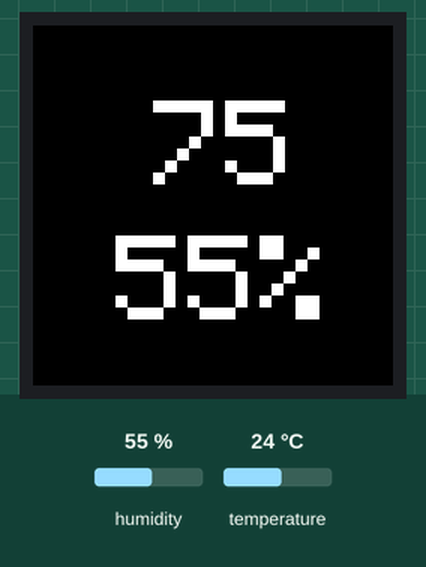
This sketch was run on a simulated Arduino Mega 2560, built with avr-gcc and run on an emulated ATmega2560. On the bench: 240×240 colour display. The test bench sets the inputs (shaded band); at power-on: humidity 55 %, temperature 24 °C. What the sketch prints to the serial monitor is not drawn.

Above: at 1.4 s.
1.5 s: humidity set to 22 %
At 3.6 s:
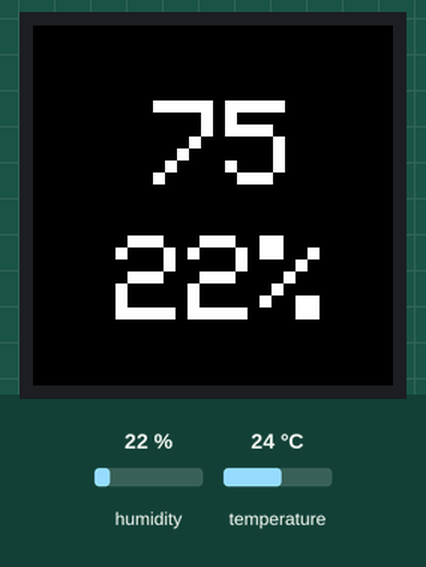
7.6 s: temperature set to 12 °C
At 9.2 s:
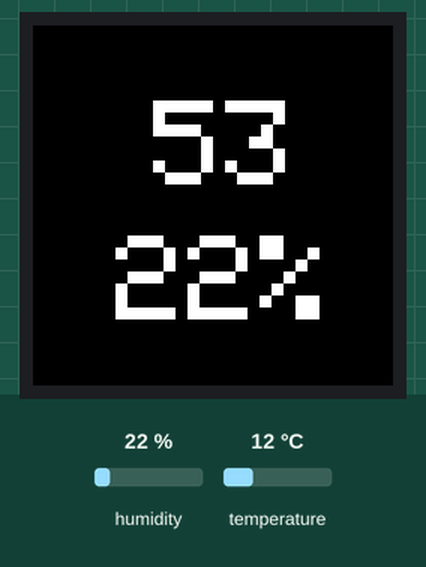
12.1 s: humidity set to 40 %
At 13.7 s:
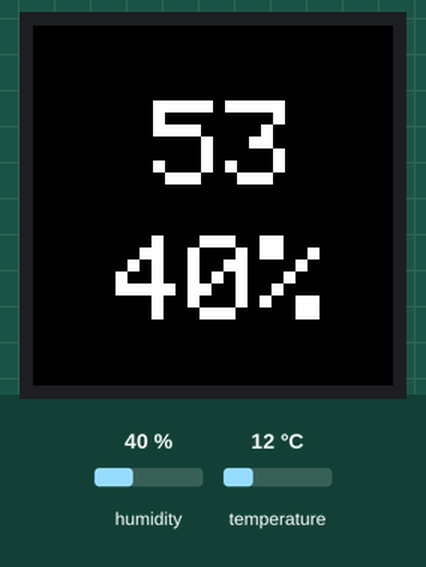
16.3 s: temperature set to 19 °C
At 18.2 s:
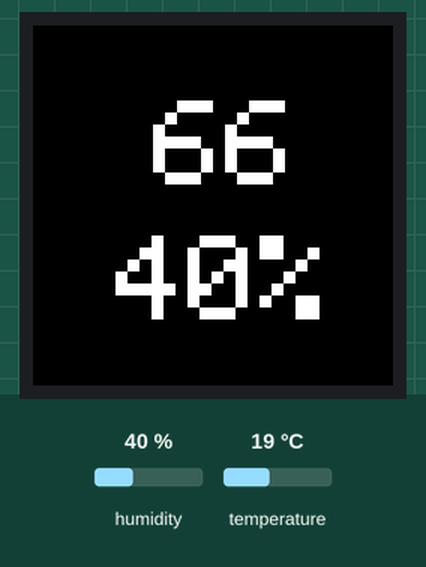
Timing chart, 0 to 19.7 s (numbered marks = the images above; inputs shaded):
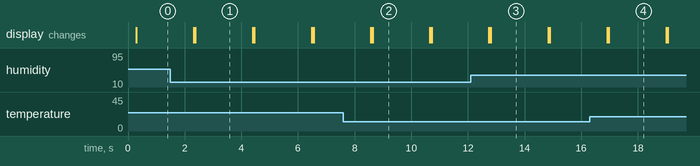

Measured:
- after the input at 1.5 s, the display: first differs from a run without the input after 0.88 s (image 1)
- after the input at 7.6 s, the display: first differs from a run without the input after 1.0 s (image 2)
- after the input at 12.1 s, the display: first differs from a run without the input after 0.71 s (image 3)
- after the input at 16.3 s, the display: first differs from a run without the input after 0.68 s (image 4)
- what the display in image 1 shows lasts 2.0 s, from 2.4 s to 4.4 s

The sketch:

Code.ino
```cpp
#include <Adafruit_GFX.h>
#include <Adafruit_GC9A01A.h>

// Define the pins used for the display
#define TFT_CS   5
#define TFT_RST  4
#define TFT_DC   21
#define TFT_MOSI 23
#define TFT_SCK  18

#include "DHT.h"

#define DHTPIN 15

#define DHTTYPE DHT11   // DHT 11

DHT dht(DHTPIN, DHTTYPE);

// Create an instance of the display
Adafruit_GC9A01A tft = Adafruit_GC9A01A(TFT_CS, TFT_DC, TFT_RST);

void setup() {
  // Initialize the display
  Serial.begin(9600);
  dht.begin();
  tft.begin();
  tft.setRotation(1); // Optional: Rotate the display
  tft.fillScreen(GC9A01A_BLACK); // Clear the screen with black color

  // Set text color and size
  tft.setTextColor(GC9A01A_WHITE);
  tft.setTextSize(8);

  Serial.print("hello");

  // Print text
}

void loop() {
  float h = dht.readHumidity();
  float f = dht.readTemperature(true);

  Serial.print("hello2");

  if (isnan(h) || isnan(f)) {
    return;
  }

  Serial.print("hello3");

  tft.fillScreen(GC9A01A_BLACK);
  tft.setCursor(80, 50);
  tft.println((int)f);
  tft.setCursor(55, 140);
  tft.print((int)h);
  tft.println("%");

  Serial.print("hello4");
  delay(2000);
}
```
